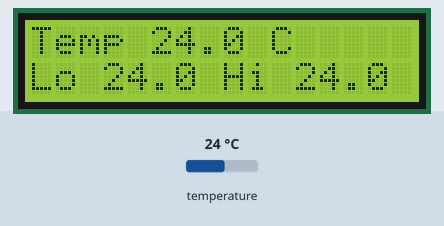
Simulated run of this sketch. Board: Arduino Uno, built with avr-gcc and run on an emulated ATmega328P. On the bench: 16×2 character LCD. The inputs (shaded band) are chosen by the test bench; at power-on: temperature 24 °C.

Above: at 1.2 s.
1.3 s: temperature set to 2 °C
At 2.7 s:
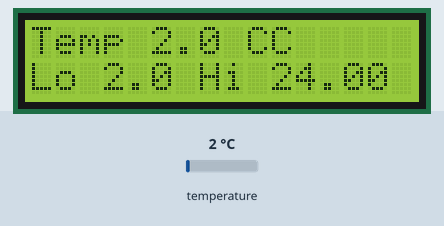
3.8 s: temperature set to 12 °C
At 6.1 s:
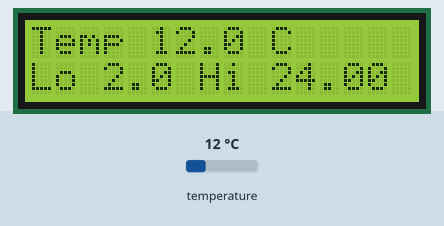
6.4 s: temperature set to 19 °C
At 8.6 s:
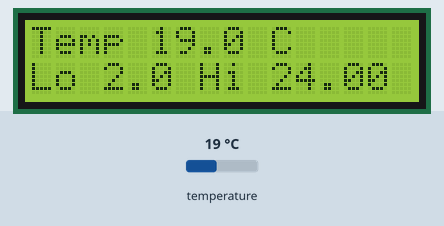
Timing chart, 0 to 10.1 s (numbered marks = the images above; inputs shaded):
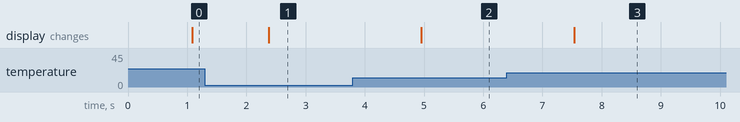

The sketch:

LcdTemp.ino
```cpp
#include <OneWire.h>
#include <LiquidCrystal.h>

// OneWire DS18S20, DS18B20, DS1822 Temperature Example
//
// http://www.pjrc.com/teensy/td_libs_OneWire.html
//
// The DallasTemperature library can do all this work for you!
// http://milesburton.com/Dallas_Temperature_Control_Library

// initialise the OneWire library
OneWire  ds(9);  // on pin 9 (a 4.7K resistor is necessary)

// initialize the library with the numbers of the interface pins
LiquidCrystal lcd(12, 11, 5, 4, 3, 2);

float minimum = 1000.0;
float maximum = -1000.0;
const byte degreeSymbol = B11011111;

void setup(void) {
//  Serial.begin(9600);
  // set up the LCD as 16 x 2
  lcd.begin(16,2);
}

void loop(void) {
  byte i;
  byte present = 0;
  byte type_s;
  byte data[12];
  byte addr[8];
  float celsius;
  char buf[6];
  String temp, low, high;

  if ( !ds.search(addr)) {
    ds.reset_search();
    delay(250);
    return;
  }

  // the first ROM byte indicates which chip
  switch (addr[0]) {
    case 0x10:
      //Serial.println("  Chip = DS18S20");  // or old DS1820
      type_s = 1;
      break;
    case 0x28:
      //Serial.println("  Chip = DS18B20");
      type_s = 0;
      break;
    case 0x22:
      //Serial.println("  Chip = DS1822");
      type_s = 0;
      break;
    default:
      Serial.println("Device is not a DS18x20 family device.");
      return;
  }

  ds.reset();
  ds.select(addr);
  ds.write(0x44, 1);        // start conversion, with parasite power on at the end

  delay(1000);     // maybe 750ms is enough, maybe not
  // we might do a ds.depower() here, but the reset will take care of it.

  present = ds.reset();
  ds.select(addr);
  ds.write(0xBE);         // Read Scratchpad

  //Serial.print("  Data = ");
  //Serial.print(present, HEX);
  //Serial.print(" ");
  for ( i = 0; i < 9; i++) {           // we need 9 bytes
    data[i] = ds.read();
    //Serial.print(data[i], HEX);
    //Serial.print(" ");
  }
  //Serial.print(" CRC=");
  //Serial.print(OneWire::crc8(data, 8), HEX);
  //Serial.println();

  // Convert the data to actual temperature
  // because the result is a 16 bit signed integer, it should
  // be stored to an "int16_t" type, which is always 16 bits
  // even when compiled on a 32 bit processor.
  int16_t raw = (data[1] << 8) | data[0];
  if (type_s) {
    raw = raw << 3; // 9 bit resolution default
    if (data[7] == 0x10) {
      // "count remain" gives full 12 bit resolution
      raw = (raw & 0xFFF0) + 12 - data[6];
    }
  } else {
    byte cfg = (data[4] & 0x60);
    // at lower res, the low bits are undefined, so let's zero them
    if (cfg == 0x00) raw = raw & ~7;  // 9 bit resolution, 93.75 ms
    else if (cfg == 0x20) raw = raw & ~3; // 10 bit res, 187.5 ms
    else if (cfg == 0x40) raw = raw & ~1; // 11 bit res, 375 ms
    //// default is 12 bit resolution, 750 ms conversion time
  }
  celsius = (float)raw / 16.0;
  if (celsius > maximum) {
    maximum = celsius;
  }
  if (celsius < minimum) {
    minimum = celsius;
  }

//  fahrenheit = celsius * 1.8 + 32.0;
  Serial.print("  Temperature = ");
  Serial.print(celsius);
  Serial.print(" Celsius, ");
//  Serial.print(fahrenheit);
//  Serial.println(" Fahrenheit");

  dtostrf(celsius,4,1,buf);
  temp = String(buf);
  temp.trim();

  dtostrf(minimum,4,1,buf);
  low = String(buf);
  low.trim();

  dtostrf(maximum,4,1,buf);
  high = String(buf);
  high.trim();

  // print line 1
  lcd.setCursor(0,0);
  lcd.print("Temp ");
  lcd.print(temp);
//  lcd.print(degreeSymbol);
//  lcd.print(223,DEC);
  lcd.print(" C");

  //print line 2
  lcd.setCursor(0,1);
  lcd.print("Lo ");
  lcd.print(low);
  lcd.print(" Hi ");
  lcd.print(high);
}
```

Measured:
- after the input at 1.3 s, the display: changes after 1.1 s (image 1)
- after the input at 3.8 s, the display: changes after 1.2 s (image 2)
- after the input at 6.4 s, the display: changes after 1.1 s (image 3)
